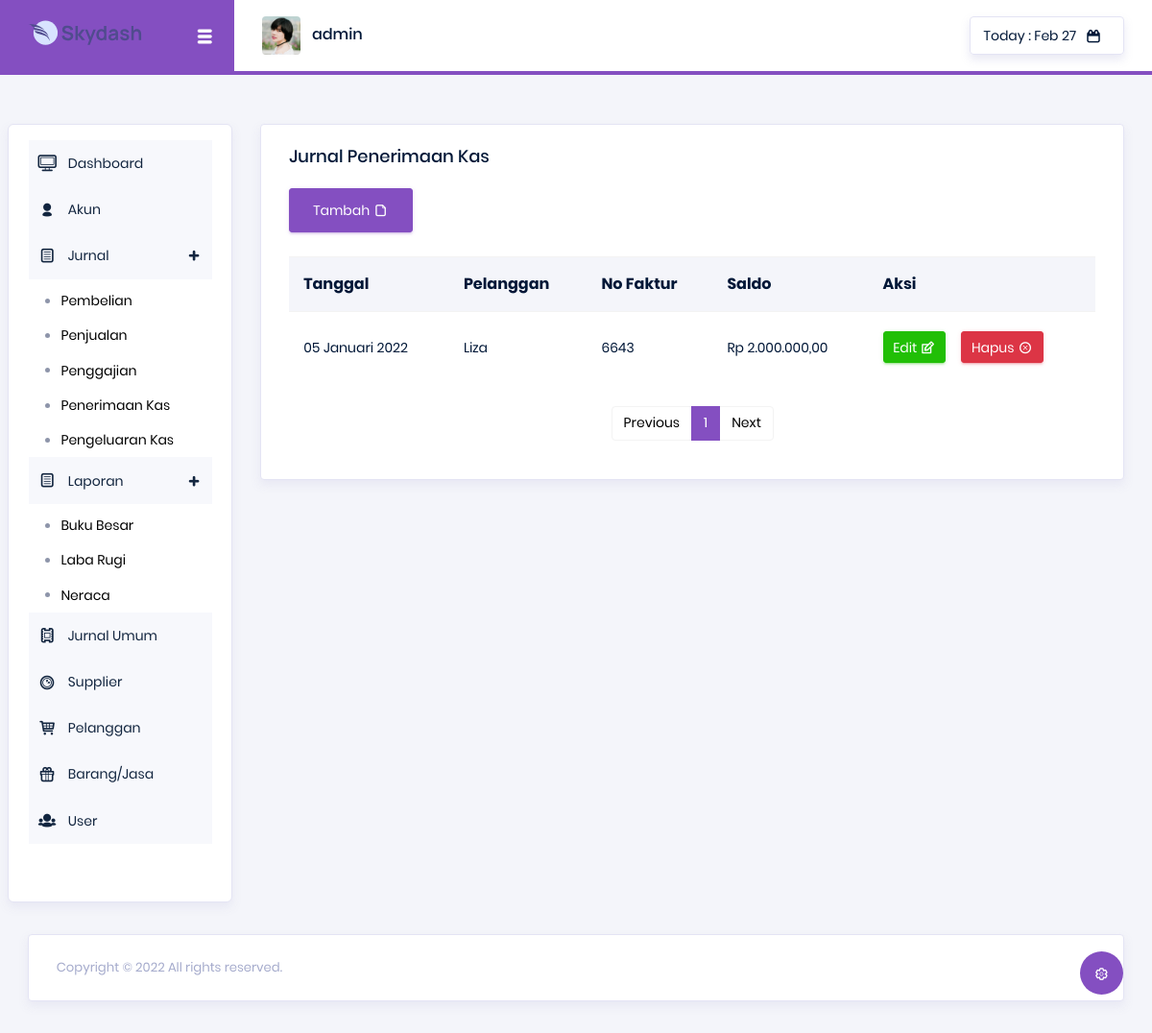
The app's page /index.php?menu=jurnalkas (signed in), older data.
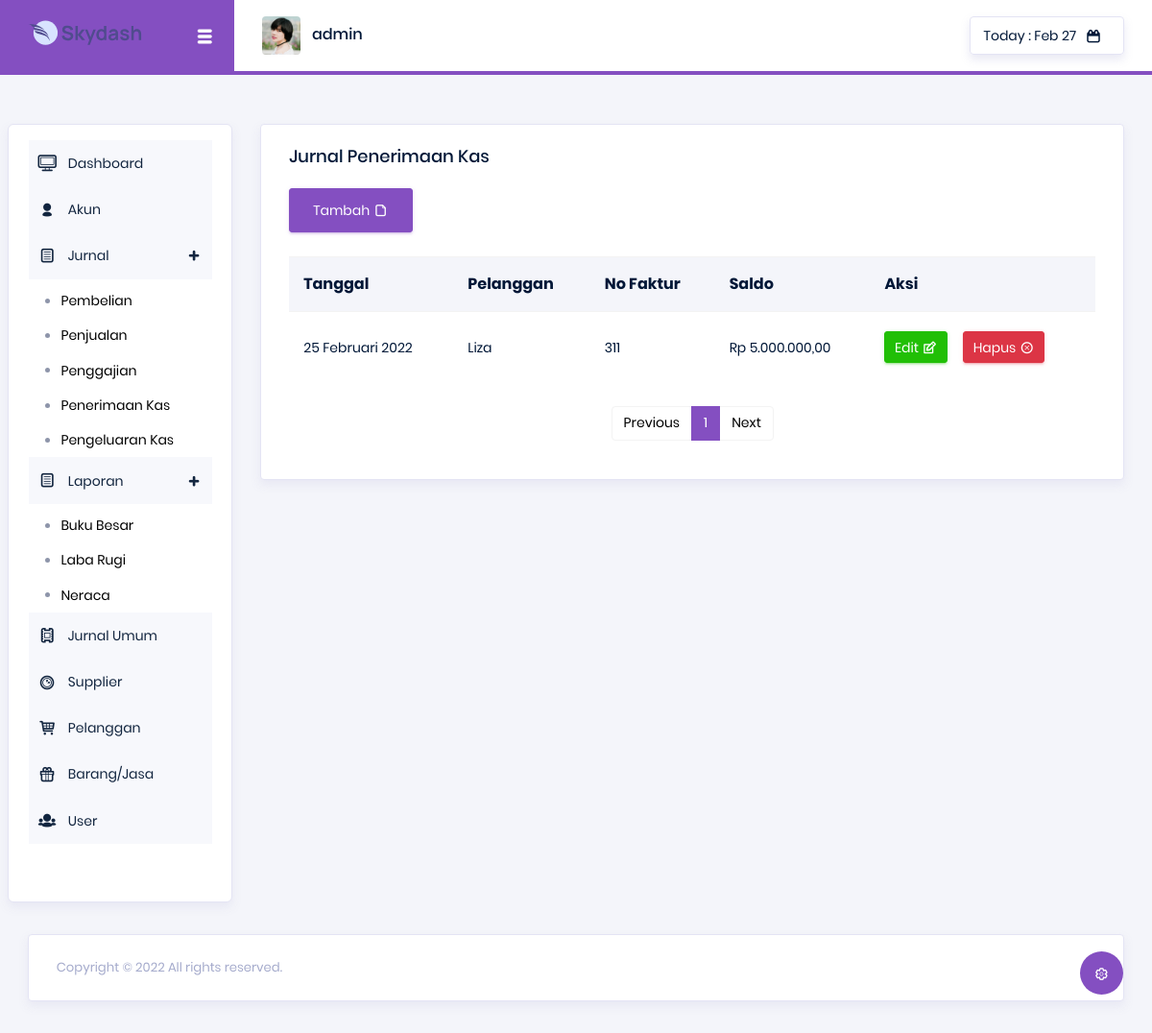
The same page, newer data.
### tables this page shows
CREATE TABLE `jurnal_kas` (
  `id` int NOT NULL,
  `tgl_penerimaan` date NOT NULL,
  `no_akun` int NOT NULL,
  `nama_akun` varchar(40) NOT NULL,
  `no_akun2` int NOT NULL,
  `nama_akun2` varchar(100) NOT NULL,
  `pelanggan` int NOT NULL,
  `no_faktur` varchar(100) NOT NULL,
  `saldo` int NOT NULL,
  `jenis` varchar(10) NOT NULL
);

CREATE TABLE `pelanggan` (
  `id` int NOT NULL,
  `nama` varchar(255) NOT NULL,
  `nohp` varchar(100) NOT NULL,
  `email` varchar(100) NOT NULL,
  `alamat` text NOT NULL
);

### config/fungsi.php (called while the page is built)
<?php
function tgl_indo($tanggal){
	$bulan = array (
		1 =>   'Januari',
		'Februari',
		'Maret',
		'April',
		'Mei',
		'Juni',
		'Juli',
		'Agustus',
		'September',
		'Oktober',
		'November',
		'Desember'
	);
	$pecahkan = explode('-', $tanggal);
	return $pecahkan[2] . ' ' . $bulan[ (int)$pecahkan[1] ] . ' ' . $pecahkan[0];
}

### pages/jurnalkas.php (the view, shortened to what the changed rows need)
<div class="main-panel">
    <div class="content-wrapper">
        <div class="row">
            <div class="col-lg-12 grid-margin stretch-card">
                <div class="card">
                    <div class="card-body">
                        <br><br>
                        <div class="table-responsive">
                            <table class="table table-striped">
                                <tr>
                                    <th>Tanggal</th>
                                    <th>Pelanggan</th>
                                    <th>No Faktur</th>
                                    <th>Saldo</th>
                                    <th>Aksi</th>
                                </tr>
                                <?php
                                $page = (isset($_GET['page']))? (int) $_GET['page'] : 1;
                                $limit = 5;
                                $limitStart = ($page - 1) * $limit;
                                $sql = mysqli_query($koneksi, "SELECT a.*, b.nama AS pelanggan FROM jurnal_kas AS a LEFT JOIN pelanggan AS b ON a.pelanggan = b.id ORDER BY tgl_penerimaan DESC LIMIT $limitStart, $limit") or die(mysqli_error());
                                while ($data = mysqli_fetch_array($sql)){
                                    $saldo = "Rp " . number_format($data["saldo"],2,',','.');
                                    echo"
                                        <tr>
                                            <td>".tgl_indo($data['tgl_penerimaan'])."</td>
                                            <td>$data[pelanggan]</td>
                                            <td>$data[no_faktur]</td>
                                            <td>$saldo</td>
                                            <td>
                                            <div class='d-flex align-items-center'>
                                                <a href='index.php?menu=form-jurnalkas&id=$data[id]' class='btn btn-success btn-sm btn-icon-text mr-3'>
                                                Edit
                                                <i class='typcn typcn-edit btn-icon-append'></i>
                                                </a>
                                                <a href=\"?menu=jurnalkas&idt=".$data["id"]."\" onClick=\"if (confirm('Yakin akan Hapus ".$data["nama_akun"]."?') == true) return true; else return false;\" class='btn btn-danger btn-sm btn-icon-text'>
                                                Hapus
                                                <i class='typcn typcn-delete-outline btn-icon-append'></i>
                                                </a>
                                            </div>
                                            </td>
                                    </tr>";
                                };
                                ?>
                            </table>
                            <br>
                            <nav>
                                <ul class="pagination justify-content-center">
                                    <?php
                                    $SqlQuery = mysqli_query($koneksi, "SELECT a.*, b.nama AS pelanggan FROM jurnal_kas AS a LEFT JOIN pelanggan AS b ON a.pelanggan = b.id");
                                    $JumlahData = mysqli_num_rows($SqlQuery);
                                    $jumlahPage = ceil($JumlahData / $limit);
                                    $jumlahNumber = 1;
                                    $startNumber = ($page > $jumlahNumber)? $page - $jumlahNumber : 1;
                                    $endNumber = ($page < ($jumlahPage - $jumlahNumber))? $page + $jumlahNumber : $jumlahPage;
                                    for($i = $startNumber; $i <= $endNumber; $i++){
                                    $linkActive = ($page == $i)? ' class="page-item active"' : ' class="page-item"';
                                    ?>
                                    <li <?php echo $linkActive; ?>><a class="page-link" href="index.php?menu=jurnalkas&page=<?php echo $i; ?>"><?php echo $i; ?></a></li>
                                    <?php
                                    }
                                    ?>
                                </ul>
                            </nav>
                        </div></div>
                    </div>
                </div>
            </div>
        </div>
    </div>
</div>

Row changes from the older to the newer data that the page shows:
removed jurnal_kas: tgl_penerimaan "05 Januari 2022", pelanggan.nama "Liza", no_faktur "6643", saldo "Rp 2.000.000,00"
added jurnal_kas: tgl_penerimaan "25 Februari 2022", pelanggan.nama "Liza", no_faktur "311", saldo "Rp 5.000.000,00"
